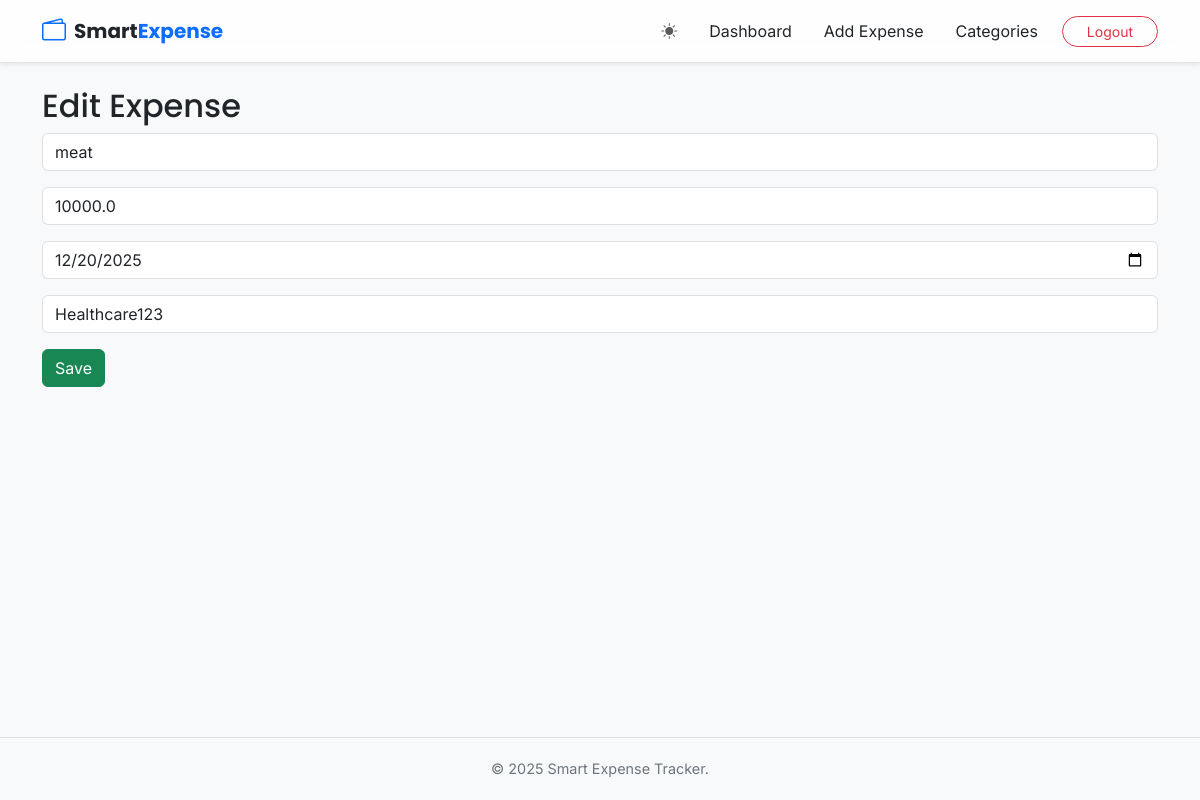
Page /edit_expense/1 (signed in) on the committed database.
### models.py (models this page shows)
class Expense(db.Model):
    id = db.Column(db.Integer, primary_key=True)
    title = db.Column(db.String(200), nullable=False)
    amount = db.Column(db.Float, nullable=False)
    date = db.Column(db.Date, nullable=False)
    user_id = db.Column(db.Integer, db.ForeignKey('user.id'), nullable=False)
    category_id = db.Column(db.Integer, db.ForeignKey('category.id'), nullable=False)

class Category(db.Model):
    id = db.Column(db.Integer, primary_key=True)
    name = db.Column(db.String(100), nullable=False)
    description = db.Column(db.String(300))
    user_id = db.Column(db.Integer, db.ForeignKey('user.id'), nullable=False)
    expenses = db.relationship('Expense', backref='category', lazy=True)

### app.py (the view, shortened to what this page needs)
@app.route('/edit_expense/<int:expense_id>', methods=['GET', 'POST'])
@login_required
def edit_expense(expense_id):
    expense = db.session.get(Expense, expense_id)
    categories = db.session.query(Category).filter_by(user_id=current_user.id).all()
    if expense.user_id != current_user.id:
        flash('Unauthorized access!', 'error')
        return redirect(url_for('dashboard'))
    return render_template('edit_expense.html', expense=expense, categories=categories)

### app.py (called while the page is built)
@login_manager.user_loader
def load_user(user_id):
    return db.session.get(User, int(user_id))

### templates/edit_expense.html (shortened to what this page needs)
{% extends 'base.html' %}
{% block content %}
<h2>{{ 'Edit' if expense else 'Add' }} Expense</h2>
<form method="POST">
    <input type="text" name="title" value="{{ expense.title if expense else '' }}" placeholder="Expense Title" class="form-control mb-3" required>
    <input type="number" name="amount" step="0.01" value="{{ expense.amount if expense else '' }}" placeholder="Amount" class="form-control mb-3" required>
    <input type="date" name="date" value="{{ expense.date if expense else '' }}" class="form-control mb-3" required>
    <select name="category_id" class="form-control mb-3" required>
        {% for cat in categories %}
        <option value="{{ cat.id }}" {% if expense and expense.category_id == cat.id %}selected{% endif %}>{{ cat.name }}</option>
        {% endfor %}
    </select>
    <button type="submit" class="btn btn-success">Save</button>
</form>
{% endblock %}

### static/css/style.css (style rules this page uses)
:root { --primary-accent: #0d6efd; --app-bg: #f8f9fa; --card-bg: #ffffff; --glass-bg: rgba(255, 255, 255, 0.85); --text-color: #212529; --border-color: rgba(0, 0, 0, 0.1); }
body { font-family: 'Inter', sans-serif; background-color: var(--app-bg); color: var(--text-color); min-height: 100vh; display: flex; flex-direction: column; transition: background-color 0.3s ease, color 0.3s ease; }
h1, h2, h3, h4, h5, h6, .navbar-brand { font-family: 'Poppins', sans-serif; }
.form-control { background-color: var(--card-bg); border-color: var(--border-color); color: var(--text-color); }

### rows in the picture
Expense: title "meat", amount "10000.0", date "12/20/2025", category_id "Healthcare123"

### other values in the picture
{{ 'Edit' if expense else 'Add' }} "Edit"
